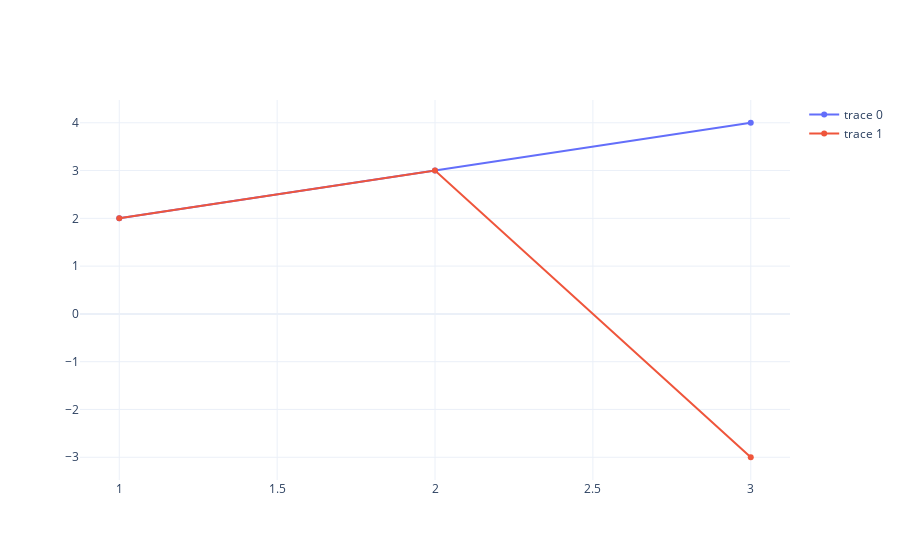

The notebook cell this image was saved under:
### Code cell
fig.add_trace(go_scatter1).add_trace(go_scatter2)

### Figure 1 — Plotly figure (JSON) as saved in the notebook; plotly's stock layout.template omitted (floating-point values rounded to 4 significant figures)
{"data": [{"type": "scatter", "x": [1, 2, 3], "y": [2, 3, 4]}, {"type": "scatter", "x": [1, 2, 3], "y": [2, 3, -3]}], "layout": {"autosize": true, "xaxis": {"autorange": true, "range": [0.8822, 3.118], "type": "linear"}, "yaxis": {"autorange": true, "range": [-3.578, 4.578], "type": "linear"}}}
